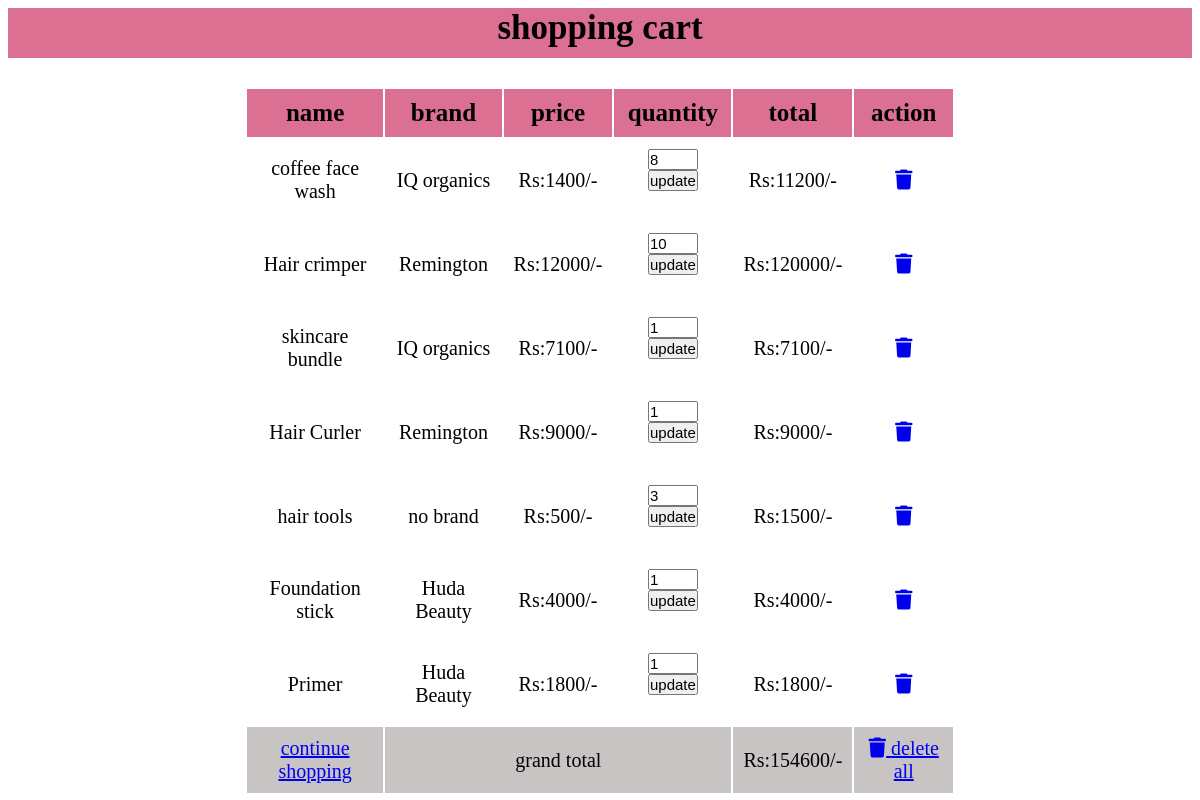
The page /code/cart.php (signed in) on the database its author committed.
### tables this page shows
CREATE TABLE `cart` (
  `cart-id` int(11) NOT NULL,
  `image` varchar(100) NOT NULL,
  `name` varchar(100) NOT NULL,
  `brand` varchar(100) NOT NULL,
  `price` int(100) NOT NULL,
  `quantity` int(100) NOT NULL
);

### code/cart.php (the view, shortened to what this page needs)
<?php
  require '_dbcon.php';
?>
<html lang="en">
<head>
    <link href="stylecart1.css" rel="stylesheet">
</head>
<body>
<div class="container">
<section class="shopping-cart">
   <h1 class="heading">shopping cart</h1>
   <table>
      <thead>
         <th>name</th>
         <th>brand</th>
         <th>price</th>
         <th>quantity</th>
         <th>total </th>
         <th>action</th>
      </thead>
      <tbody>
        <?php
            $select_cart = mysqli_query($connect, "SELECT * FROM `cart`");
            $grand_total = 0;
            if(mysqli_num_rows($select_cart) > 0){
            while($fetch_cart = mysqli_fetch_assoc($select_cart)){
        ?>
            <tr>
              <td><?php echo $fetch_cart['name']; ?></td>
              <td><?php echo $fetch_cart['brand']; ?></td>
              <td>Rs:<?php echo ($fetch_cart['price']); ?>/-</td>
              <td>
                <form action="" method="post">
                    <input type="number" name="update_quantity" min="1"  value="<?php echo $fetch_cart['quantity']; ?>" >
                    <input type="submit" value="update" name="update_update_btn">
                </form>
              </td>
              <td>Rs:<?php echo $sub_total = ($fetch_cart['price'] * $fetch_cart['quantity']); ?>/-</td>
              <td><a href="cart.php?remove=<?php echo $fetch_cart['name']; ?>" onclick="return confirm('remove item from cart?')" class="delete-btn"> <i class="fas fa-trash"></i> </a></td>
            </tr>
        <?php
              $grand_total = $grand_total + $sub_total;
               };
            };
        ?>
            <tr class="table-bottom">
               <td><a href="dashboard.php" class="option-btn" style="margin-top: 0;">continue shopping</a></td>
               <td colspan="3">grand total</td>
               <td>Rs:<?php echo $grand_total; ?>/-</td>
               <td><a href="cart.php?delete_all" onclick="return confirm('are you sure you want to delete all?');" class="delete-btn"> <i class="fas fa-trash"></i> delete all </a></td>
            </tr>
       </tbody>
    </table>
</section>
</div>
</body>
</html>

### code/stylecart1.css (style rules this page uses)
.heading { text-align: center; font-size: 35px; background-color: palevioletred; height: 50px; }
table { text-align: center; margin-left: 20%; width: 60%; }
table thead th { padding:10px; font-size: 25px; color:black; background-color: palevioletred; }
table tr td { border-bottom: border; padding:10px; font-size: 20px; color:black; }
table input[type="number"] { border: border; padding: 0px; font-size: 15px; color:black; width: 50px; }
table input[type="submit"] { padding:0px; cursor: pointer; font-size: 15px; color:black; }
table .table-bottom { padding: 10px; font-size: 25px; color:black; background-color: rgb(200, 196, 196); }

### rows shown on the page
cart: name "coffee face wash", brand "IQ organics", price "1400", update_quantity "8", $sub_total = ($fetch_cart['price'] * $fetch_cart['quantity']) "11200"
cart: name "Hair crimper", brand "Remington", price "12000", update_quantity "10", $sub_total = ($fetch_cart['price'] * $fetch_cart['quantity']) "120000"
cart: name "skincare bundle", brand "IQ organics", price "7100", update_quantity "1"
cart: name "Hair Curler", brand "Remington", price "9000", update_quantity "1"
cart: name "hair tools", brand "no brand", price "500", update_quantity "3", $sub_total = ($fetch_cart['price'] * $fetch_cart['quantity']) "1500"
cart: name "Foundation stick", brand "Huda Beauty", price "4000", update_quantity "1"
cart: name "Primer", brand "Huda Beauty", price "1800", update_quantity "1"

### other values the page prints
$grand_total "154600"
